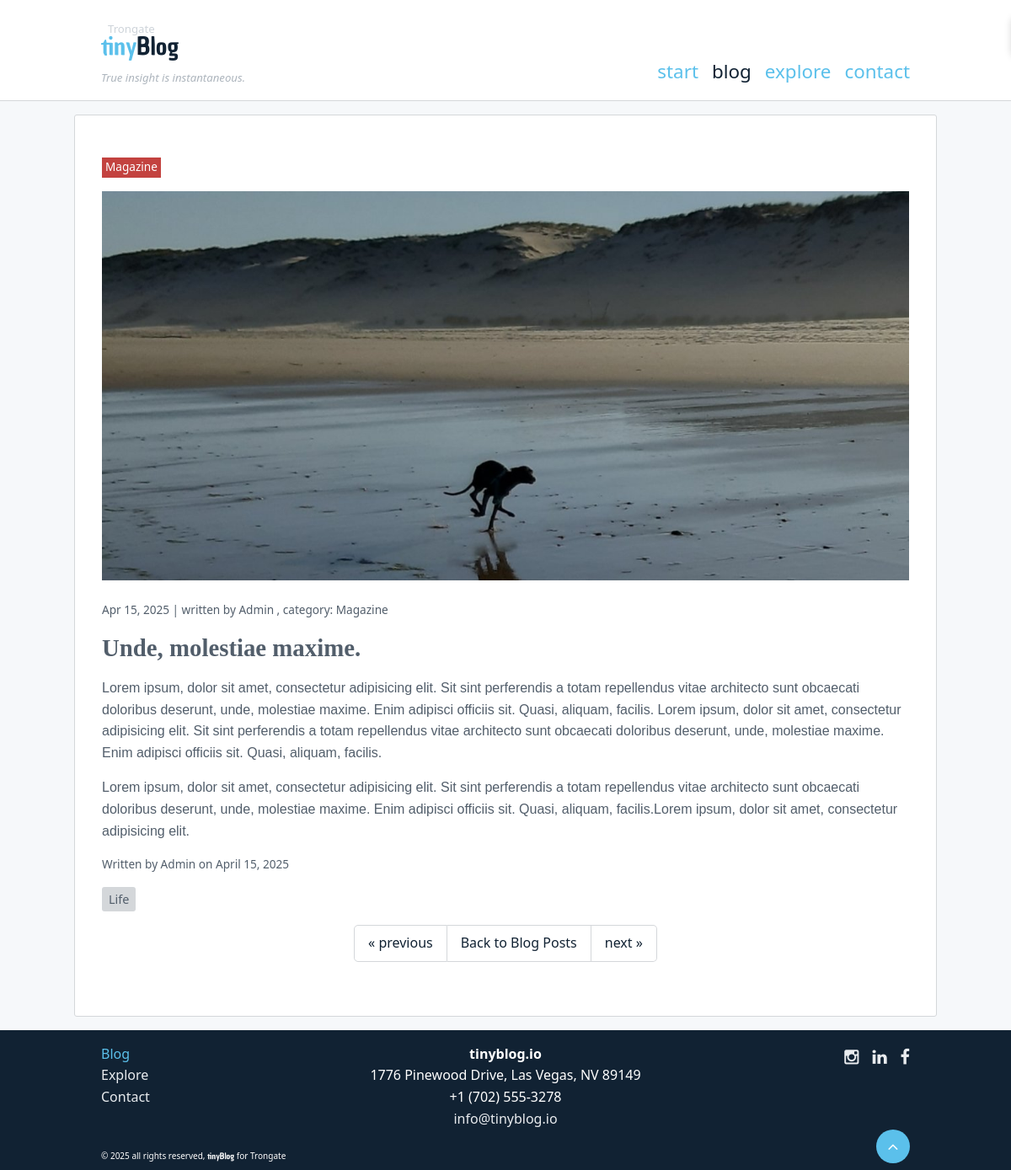
/blog/post/unde-molestiae-maxime, run on the app's committed database.
### tables this page shows
CREATE TABLE `menu_items` (
  `id` int(11) NOT NULL,
  `title` varchar(255) DEFAULT NULL,
  `url_string` varchar(255) DEFAULT NULL,
  `parent_id` int(11) DEFAULT NULL,
  `sort_order` int(11) DEFAULT NULL,
  `published` int(1) DEFAULT NULL,
  `target` varchar(12) DEFAULT NULL,
  `date_created` datetime DEFAULT NULL,
  `date_updated` datetime DEFAULT NULL,
  `menus_id` int(11) DEFAULT 0
);

CREATE TABLE `blog_categories` (
  `id` int(11) NOT NULL,
  `title` varchar(255) DEFAULT NULL,
  `url_string` varchar(255) DEFAULT NULL
);

CREATE TABLE `blog_posts` (
  `id` int(11) NOT NULL,
  `url_string` varchar(255) DEFAULT NULL,
  `title` varchar(255) DEFAULT NULL,
  `subtitle` varchar(255) DEFAULT NULL,
  `text` text DEFAULT NULL,
  `youtube` varchar(55) DEFAULT NULL,
  `date_created` datetime DEFAULT NULL,
  `date_updated` datetime DEFAULT NULL,
  `date_published` datetime DEFAULT NULL,
  `created_by` int(11) DEFAULT NULL,
  `updated_by` int(11) DEFAULT NULL,
  `published` int(1) DEFAULT NULL,
  `picture` varchar(255) DEFAULT '',
  `blog_sources_id` int(11) DEFAULT 0,
  `blog_categories_id` int(11) DEFAULT 0
);

CREATE TABLE `blog_tags` (
  `id` int(11) NOT NULL,
  `name` varchar(255) DEFAULT NULL,
  `url_string` varchar(255) DEFAULT NULL
);

### modules/menus/views/_navigation_default_2.php (the view, shortened to what the rows shown need)
<?php if (!empty($menu_items)): ?>
<nav id="nav-bar" role="navigation" aria-label="Main Navigation">
    <ul role="list">
        <?php
        $current_url = current_url();
        if (str_starts_with($current_url, BASE_URL)) {
            $current_path = substr($current_url, strlen(BASE_URL));
        } else {
            $current_path = $current_url;
        }
        $current_first = explode('/', $current_path)[0] ?? '';
        ?>
        <?php foreach ($menu_items as $item): ?>
            <?php
            $item_url = $item['url_string'];
            if (str_starts_with($item_url, BASE_URL)) {
                $item_path = substr($item_url, strlen(BASE_URL));
            } else {
                $item_path = $item_url;
            }
            $item_first = explode('/', $item_path)[0] ?? '';
            $is_active = $current_first === $item_first && $item_first !== '';
            ?>
            <li <?php echo $is_active ? 'class="active"' : ''; ?>>
                <a href="<?= $item['url_string'] ?>" target="<?= $item['target'] ?>">
                    <?= out($item['title']) ?>
                </a>
            </li>
        <?php endforeach; ?>
    </ul>
</nav>
<?php endif; ?>

### modules/blog/views/view_post.php (shortened to what the rows shown need)
<?php
$post_class = $post_class ?? '';
?>
<article <?= $post_class ?>>
    <p class="post-category"><?= out($category ? $category->title : 'Uncategorized') ?></p>
    <?php if ($picture_url != ''): ?>
        <figure class="block-image text-center size-full">
        <img src="<?= BASE_URL . out($picture_url) ?>" alt="<?= out($record->title) ?>-image" class="post-article-img">
    </figure>
    <?php endif; ?>
    <p class="post-date">
        <?= date($date_format, strtotime($record->date_published)) ?> | written by <?= ucfirst(out($author)) ?>
        <?= out($category ? ', category: '.$category->title : '') ?>
        </p>
    <h1><?= htmlspecialchars_decode($record->title) ?></h1>
    <div class="post-content"><?= htmlspecialchars_decode($record->text, ENT_QUOTES) ?></div>
    <div class="post-info-btm">
        <span class="post-author">Written by <?= ucfirst(out($author)) ?> on <?= date('F d, Y', strtotime($record->date_published)) ?></span>
    </div>
    <div class="post-tags">
        <?php foreach ($tags as $tag): ?>
            <a href="<?= BASE_URL ?>blog/tag/<?= out($tag->url_string) ?>" class="tag-link"><?= out($tag->name) ?></a>
        <?php endforeach; ?>
    </div>
    <section class="post-pagination border-top">
        <div class="pagination">
            <?php if ($prev_link !== null): ?>
                <a href="<?= out($prev_link) ?>" class="previous">«<span class="pagination-tag"> previous </span></a>
            <?php else: ?>
                <span class="pagination-inactive" aria-disabled="true">«<span class="pagination-tag"> previous </span></span>
            <?php endif; ?>
            <a href="<?= BASE_URL ?>blog/posts" class="button-small">Back to Blog Posts</a>
            <?php if ($next_link !== null): ?>
                <a href="<?= out($next_link) ?>" class="next"><span class="pagination-tag"> next </span>»</a>
            <?php else: ?>
                <span class="pagination-inactive" aria-disabled="true"><span class="pagination-tag"> next </span>»</span>
            <?php endif; ?>
        </div>
    </section>
</article>

### modules/menus/views/_navigation_footer.php (shortened to what the rows shown need)
<?php if (!empty($menu_items)): ?>
<ul class="menu">
            <?php
        $current_url = current_url();
        if (str_starts_with($current_url, BASE_URL)) {
            $current_path = substr($current_url, strlen(BASE_URL));
        } else {
            $current_path = $current_url;
        }
        $current_first = explode('/', $current_path)[0] ?? '';
        ?>
        <?php foreach ($menu_items as $item): ?>
            <?php
            $item_url = $item['url_string'];
            if (str_starts_with($item_url, BASE_URL)) {
                $item_path = substr($item_url, strlen(BASE_URL));
            } else {
                $item_path = $item_url;
            }
            $item_first = explode('/', $item_path)[0] ?? '';
            $is_active = $current_first === $item_first && $item_first !== '';
            ?>
            <li <?php echo $is_active ? 'class="active"' : ''; ?>>
                <a href="<?= $item['url_string'] ?>" target="<?= $item['target'] ?>">
                    <?= out($item['title']) ?>
                </a>
            </li>
        <?php endforeach; ?>
</ul>
<?php endif; ?>

### data on the page
menu_items: title "start"
menu_items: title "blog"
menu_items: title "explore"
menu_items: title "contact"
blog_categories: title "Magazine", title ", category: Magazine"
blog_posts: date_published "Apr 15, 2025", title "Unde, molestiae maxime.", text "Lorem ipsum, dolor sit amet, consectetur adipisicing elit. Sit sint perferendis a totam repellendus vitae architecto sunt obcaecati doloribus deserunt, unde, molestiae maxime. Enim adipisci officiis sit. Quasi, aliquam, facilis. Lorem ipsum, dolor sit amet, consectetur adipisicing elit. Sit sint perferendis a totam repellendus vitae architecto sunt obcaecati doloribus deserunt, unde, molestiae maxime. Enim adipisci officiis sit. Quasi, aliquam, facilis. Lorem ipsum, dolor sit amet, consectetur adipisicing elit. Sit sint perferendis a totam repellendus vitae architecto sunt obcaecati doloribus deserunt, unde, molestiae maxime. Enim adipisci officiis sit. Quasi, aliquam, facilis.Lorem ipsum,…", date_published "April 15, 2025"
blog_tags: name "Life"
menu_items: title "Blog"
menu_items: title "Explore"
menu_items: title "Contact"

### other printed values
out($author) "Admin"
WEBSITE_NAME "tinyblog.io"
OUR_ADDRESS "1776 Pinewood Drive, Las Vegas, NV 89149"
OUR_TELNUM "+1 (702) 555-3278"
OUR_EMAIL_ADDRESS "info@tinyblog.io"
